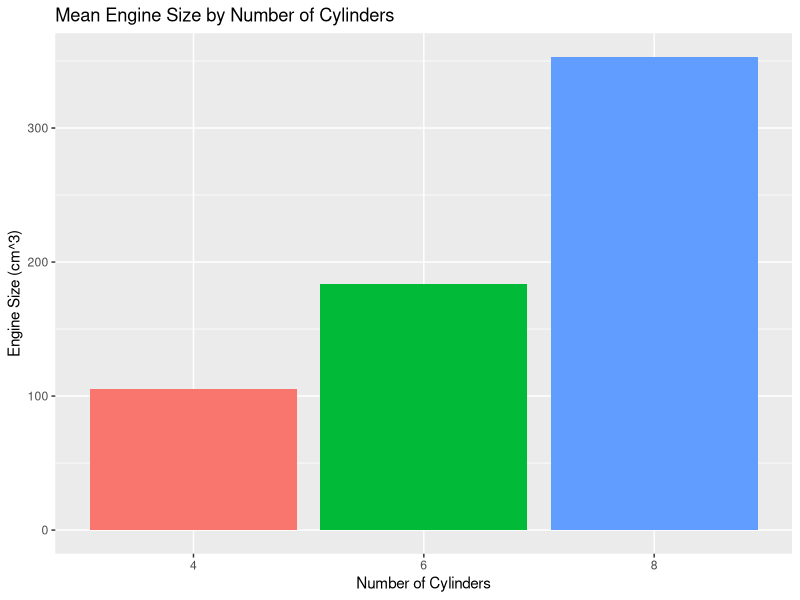

This figure's R source:
## ---- chunk 1
library(ggplot2)
library(dplyr)
library(knitr)
library(kableExtra)

## ---- chunk 2
data(mtcars)
head(mtcars)
## ---- chunk 3
colnames(mtcars)
## ---- chunk 4
mean_displacement <- mtcars %>%
  group_by(cyl) %>%
  summarise(
    mean_displacement = mean(disp, na.rm = TRUE)
  ) %>%
  arrange(cyl)

## ---- chunk 5
mean_displacement %>%
  kable(
    col.names = c("No. of Cylinders", " Mean Size"),
    caption = "Mean Engine Size by Number of Cylinders"
  ) %>%
  kable_styling(
    bootstrap_options = c("striped", "hover", "condensed", "responsive"),
    font_size = 12
  )

## ---- chunk 6
mean_displacement %>%
  ggplot(aes(x = factor(cyl), y = mean_displacement, fill = factor(cyl))) +
  geom_bar(stat = "identity", show.legend = FALSE) +
  labs(
    x = "Number of Cylinders",
    y = "Engine Size (cm^3)",
    title = "Mean Engine Size by Number of Cylinders"
  ) 
